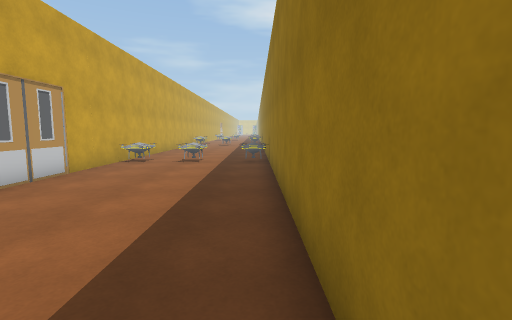
[1] (above)

12 first-person views from a walk through a Unity game level. The camera is 1.4 m above the floor, tilts 6° down and sees 85° across. The floor is counted in squares, 1 m on a side. Each view is taken from the middle of a square. On the plan, view 1 faces up. The plan holds only what a view shows up to about 14 squares ahead; the rest is blank. The place goes on beyond the plan. The player is left out. Door leaves are left out, so doorways stand open.

[2]
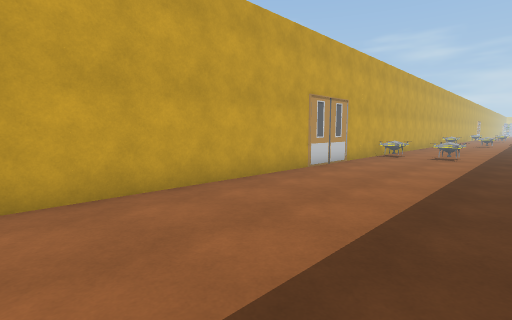

[3]
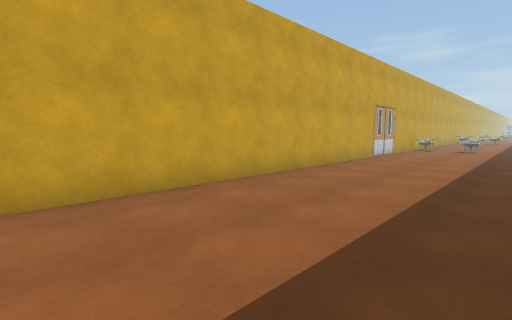

[4]
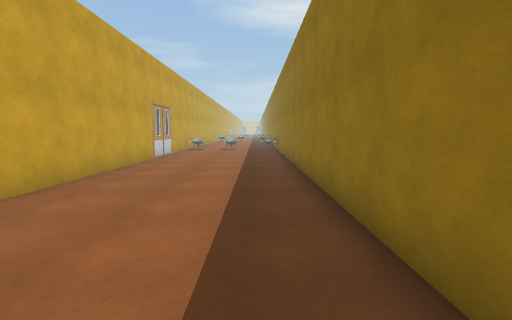

[5]
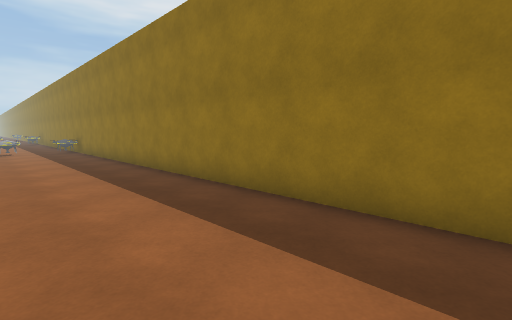

[6]
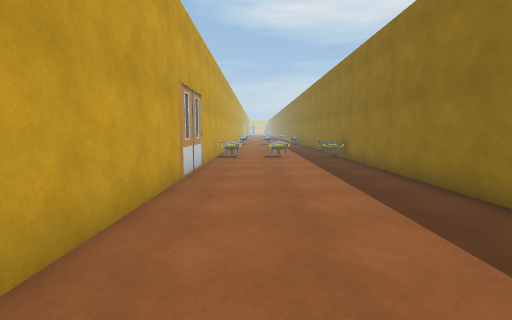

[7]
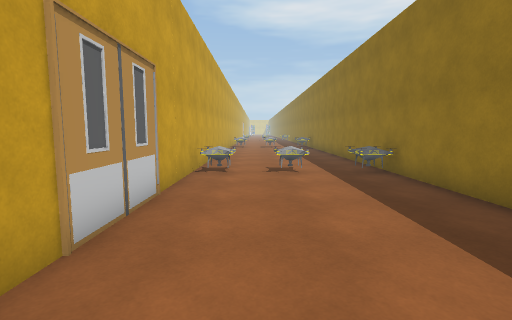

[8]
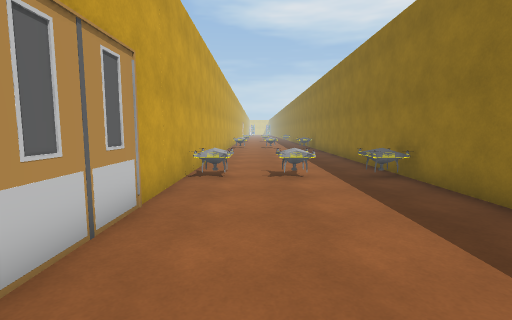

[9]
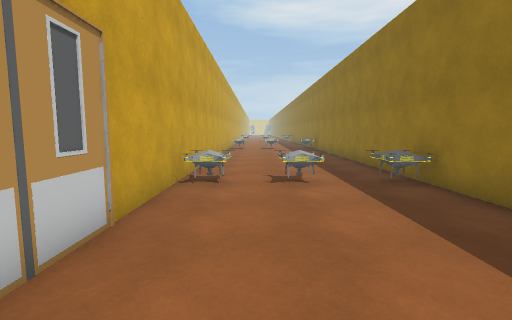

[10]
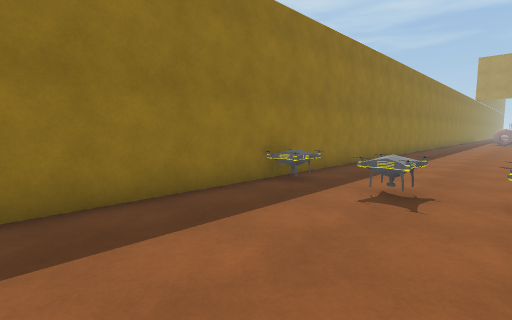

[11]
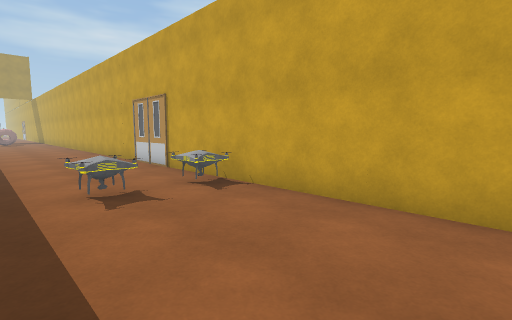

[12]
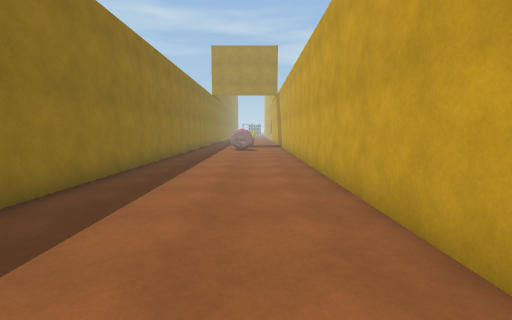

### Floor plan
Points are (right, up) in squares from view 1. A wall is a line through its corners. A room is listed if a view was taken in it or the views show most of it. See-through windows are left out.
Room 1 (views 1, 2, 3, 4, 5, 6, 7, 8, 9, 12)
walls: (0.6, -9.1) (0.6, 12.6); (-6.2, 12.5) (-6.2, -8.9)
low walls: (-2.3, 12) (-2.9, 12.2); (-4.8, 12) (-5.3, 12.2); (-2.4, 12.2) (-3.3, 12.2); (-4.8, 12.2) (-5.6, 12.2); (0, 12.2) (-0.6, 12); (0.3, 12.2) (-0.3, 12.2)
ways out: opening at (-4, 12.5) to room 2
Room 2 (views 10, 11)
walls: (-6.2, 19) (-6.2, 12.5); (0.6, 12.6) (0.6, 19.1)
low walls: (-3.4, 13.1) (-2.8, 12.9) (-2.3, 13.1); (-4.8, 13.1) (-4.9, 12.2); (-0.6, 13.1) (0, 12.9); (-3.3, 12.2) (-3.1, 12.9) (-2.4, 12.9); (-4.9, 12.6) (-4.8, 12); (-5.9, 13.2) (-5.3, 12.9)
ways out: opening at (-4, 12.5) to room 1

Where each view was taken, in squares from view 1:
view 1: 0 up, 0 right, facing up
view 2: 3 down, 0 right, facing up-left
view 3: 9 down, 0 right, facing up-left
view 4: 8 down, 1 left, facing up
view 5: 8 down, 4 left, facing up-right
view 6: 2 down, 4 left, facing up
view 7: 3 up, 4 left, facing up
view 8: 4 up, 4 left, facing up
view 9: 5 up, 4 left, facing up
view 10: 19 up, 5 left, facing down-right
view 11: 19 up, 1 left, facing down-left
view 12: 5 up, 4 left, facing down
